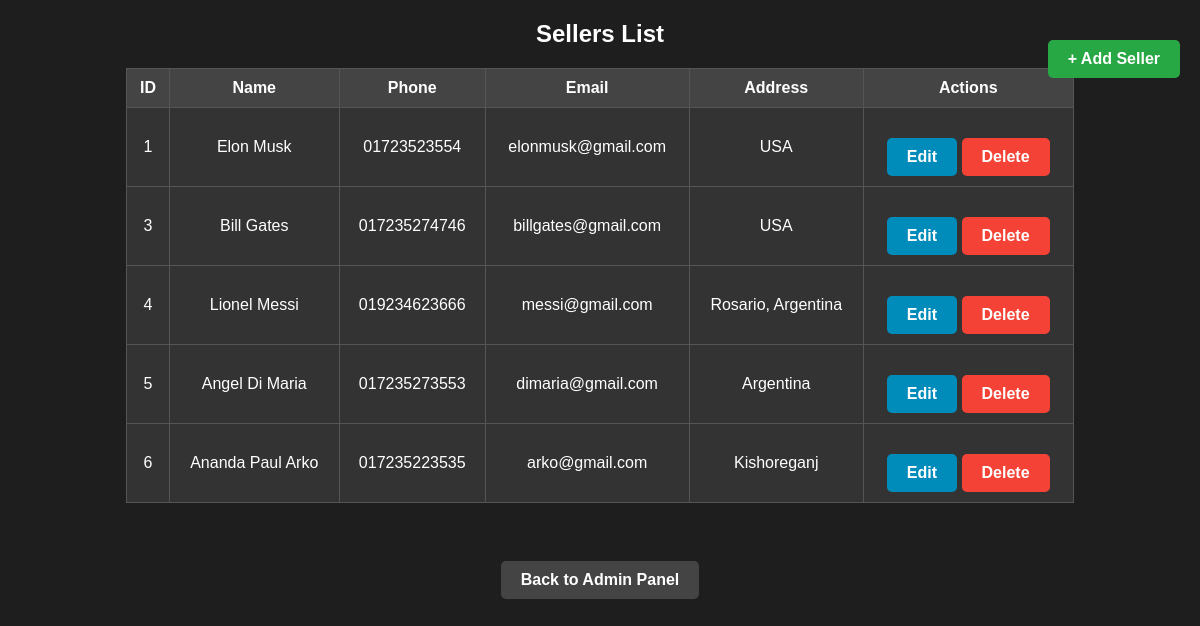
Page /admin/sellers.php on the committed database.
### tables this page shows
CREATE TABLE `seller` (
  `s_id` int(150) NOT NULL,
  `s_name` varchar(150) NOT NULL,
  `s_email` varchar(150) NOT NULL,
  `s_phone` varchar(150) NOT NULL,
  `s_address` varchar(150) NOT NULL,
  `s_password` varchar(150) NOT NULL,
  `s_bank_account_no` varchar(150) NOT NULL
);

### admin/sellers.php (the view, shortened to what this page needs)
<?php
include('../db.php');
?>
<!DOCTYPE html>
<html lang="en">
<head>
</head>
<body>
    <h2>Sellers List</h2>
    <a href="add_seller.php" class="add-btn">+ Add Seller</a>
    <table>
        <tr>
            <th>ID</th>
            <th>Name</th>
            <th>Phone</th>
            <th>Email</th>
            <th>Address</th>
            <th>Actions</th>
        </tr>
        <?php
        $sql = "SELECT s_id, s_name, s_phone, s_email, s_address FROM seller";
        $result = $conn->query($sql);
        if ($result->num_rows > 0) {
            while($row = $result->fetch_assoc()) {
                echo "<tr>
                        <td>" . $row["s_id"] . "</td>
                        <td>" . $row["s_name"] . "</td>
                        <td>" . $row["s_phone"] . "</td>
                        <td>" . $row["s_email"] . "</td>
                        <td>" . $row["s_address"] . "</td>
                        <td>
                            <a href='edit_seller.php?id=" . $row["s_id"] . "' class='action-btn'>Edit</a>
                            <a href='delete_seller.php?id=" . $row["s_id"] . "' class='action-btn delete-btn' onclick='return confirm(\"Are you sure you want to delete this seller?\");'>Delete</a>
                        </td>
                    </tr>";
            }
        } else {
            echo "<tr><td colspan='6'>No sellers found</td></tr>";
        }
        ?>
    </table>
    <br>
    <a href="../index.php" class="back-btn">Back to Admin Panel</a>
</body>
</html>

### admin/sellers.php (style rules this page uses)
body { font-family: Arial, sans-serif; background-color: #1e1e1e; color: white; text-align: center; }
table { width: 80%; margin: 20px auto; border-collapse: collapse; background-color: #333; }
th, td { border: 1px solid #555; padding: 10px; }
th { background-color: #444; }
.back-btn, .action-btn, .add-btn { display: inline-block; margin-top: 20px; padding: 10px 20px; text-decoration: none; border-radius: 5px; font-weight: bold; transition: 0.3s; }
.back-btn { background-color: #444; color: white; }
.action-btn { background-color: #008CBA; color: white; }
.delete-btn { background-color: #f44336; }
.add-btn { position: absolute; top: 20px; right: 20px; background-color: #28a745; color: white; }

### rows in the picture
seller: s_id "1", s_name "Elon Musk", s_phone "01723523554", s_email "elonmusk@gmail.com", s_address "USA"
seller: s_id "3", s_name "Bill Gates", s_phone "017235274746", s_email "billgates@gmail.com", s_address "USA"
seller: s_id "4", s_name "Lionel Messi", s_phone "019234623666", s_email "messi@gmail.com", s_address "Rosario, Argentina"
seller: s_id "5", s_name "Angel Di Maria", s_phone "017235273553", s_email "dimaria@gmail.com", s_address "Argentina"
seller: s_id "6", s_name "Ananda Paul Arko", s_phone "017235223535", s_email "arko@gmail.com", s_address "Kishoreganj"
